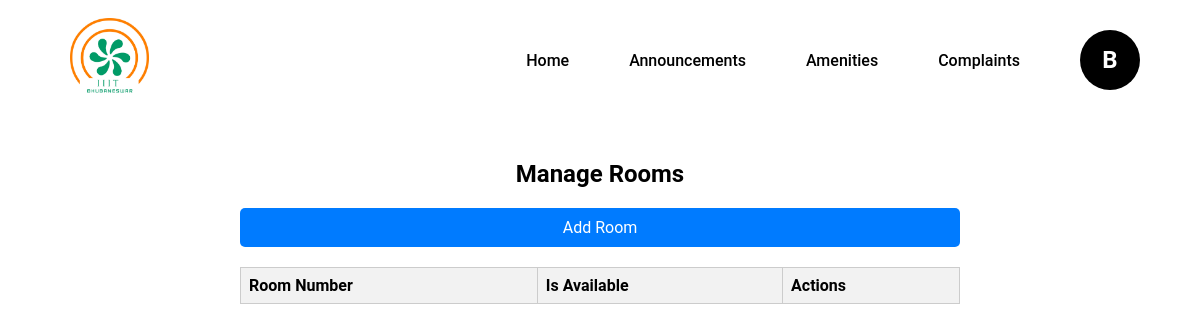
The page /manage_rooms/ (signed in) on the database as committed earlier.
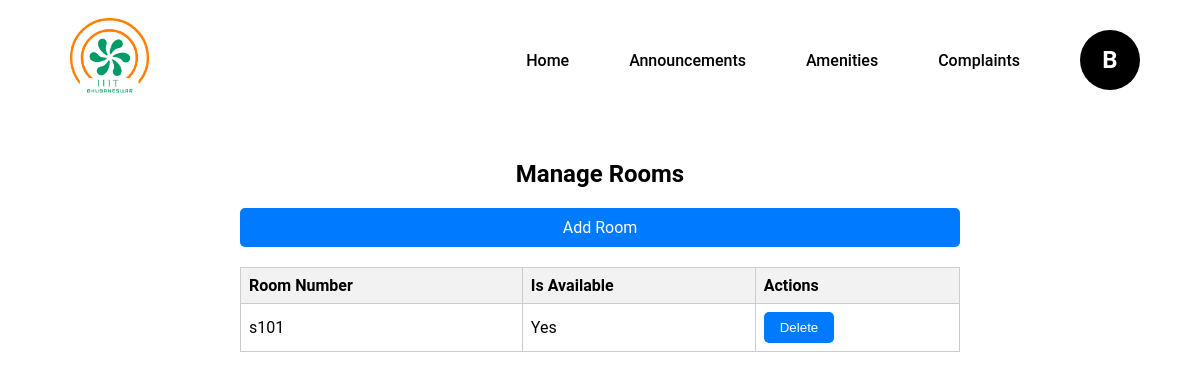
The same page on the database as committed later.
### users/models.py (models this page shows, shortened)
class Room(models.Model):
    room_number = models.CharField(max_length=10)
    is_available = models.BooleanField(default=True)
    class Meta:
        permissions = [
            ("can_manage_rooms", "Can manage rooms"),
        ]

### users/views.py (the view)
# urls.py: path('manage_rooms/', views.manage_rooms, name='manage_rooms'),
@login_required
def manage_rooms(request):
    rooms = Room.objects.all()
    return render(request, 'guest_room/manage_rooms.html', {'rooms': rooms})

### users/context_processors.py (called while the page is built)
def cloak_room_settings(request):
    settings = CloakRoomSettings.objects.first()
    return {
        'settings': settings
    }

### users/templates/guest_room/manage_rooms.html (shortened to what this page needs)
{% extends "faculty_base.html" %}
{% block content %}
{% load static %}
<link rel="stylesheet" href="{% static 'css/manage_room_styles.css' %}">
<div class="container mt-4">
  <h2>Manage Rooms</h2>
  <div class="action-button">
    <a href="{% url 'add_room' %}" class="btn">Add Room</a>
  </div>
  <table class="room-table">
    <thead>
      <tr>
        <th>Room Number</th>
        <th>Is Available</th>
        <th>Actions</th>
      </tr>
    </thead>
    <tbody>
      {% for room in rooms %}
        <tr>
          <td>{{ room.room_number }}</td>
          <td>{{ room.is_available|yesno:"Yes,No" }}</td>
          <td>
            <form action="{% url 'delete_room' room.id %}" method="post" class="inline-form">
              <button type="submit" class="btn btn-danger">Delete</button>
            </form>
          </td>
        </tr>
      {% endfor %}
    </tbody>
  </table>
</div>
{% endblock %}

Rows that differ between the two databases and show on the page:
added Room: room_number "s101", is_available "Yes"
